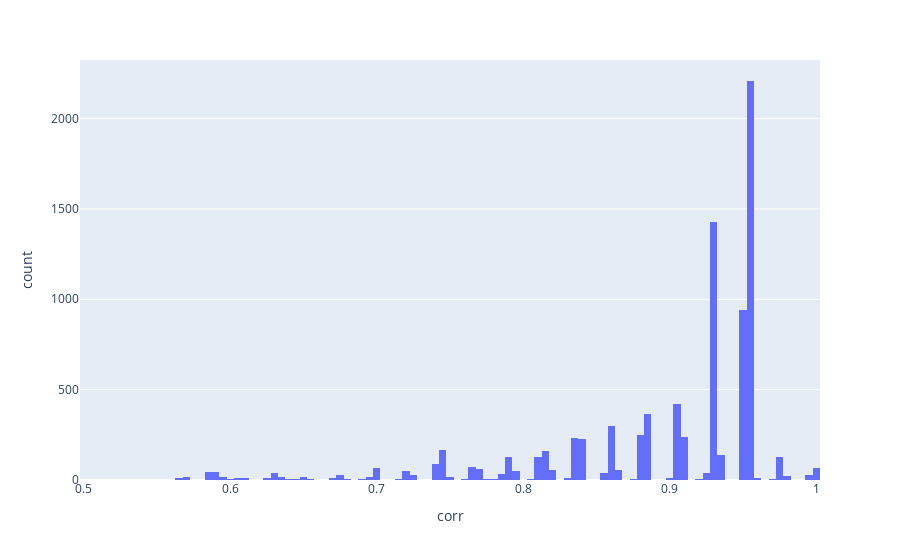

Write notebook code for a chart like this one.
### Code cell
fig = px.histogram(
    var_corr_df["corr"],
    x="corr",
    nbins=100,
)
fig.show()

### Figure 1 — Plotly figure (JSON) as saved in the notebook; plotly's stock layout.template omitted (floating-point values rounded to 4 significant figures; data arrays with more than 128 entries replaced by an {"elided": "..."} marker saying what was removed)
{"data": [{"alignmentgroup": "True", "bingroup": "x", "hovertemplate": "corr=%{x}<br>count=%{y}<extra></extra>", "legendgroup": "", "marker": {"color": "#636efa", "pattern": {"shape": ""}}, "name": "", "nbinsx": 100, "offsetgroup": "", "orientation": "v", "showlegend": false, "type": "histogram", "x": {"elided": "8646 float values"}, "xaxis": "x", "yaxis": "y"}], "layout": {"barmode": "relative", "legend": {"tracegroupgap": 0}, "margin": {"t": 60}, "xaxis": {"anchor": "y", "domain": [0, 1], "title": {"text": "corr"}}, "yaxis": {"anchor": "x", "domain": [0, 1], "title": {"text": "count"}}}}
